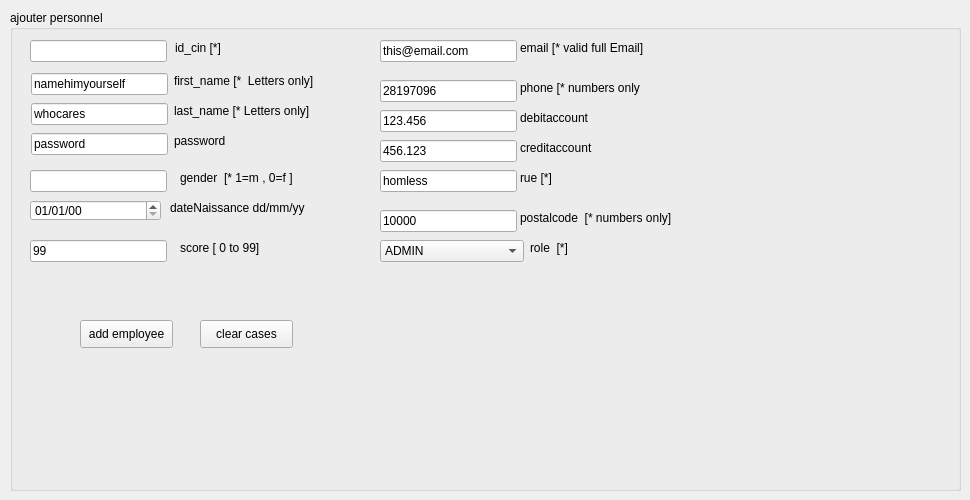
        <widget class="QWidget" name="tab_ajouter_personnel">
         <attribute name="title">
          <string>Ajouter personnel</string>
         </attribute>
         <widget class="QGroupBox" name="groupBox">
          <property name="enabled">
           <bool>true</bool>
          </property>
          <property name="geometry">
           <rect>
            <x>10</x>
            <y>10</y>
            <width>951</width>
            <height>481</height>
           </rect>
          </property>
          <property name="minimumSize">
           <size>
            <width>0</width>
            <height>0</height>
           </size>
          </property>
          <property name="sizeIncrement">
           <size>
            <width>0</width>
            <height>0</height>
           </size>
          </property>
          <property name="title">
           <string>ajouter personnel</string>
          </property>
          <property name="checkable">
           <bool>false</bool>
          </property>
          <widget class="QLabel" name="label_2">
           <property name="geometry">
            <rect>
             <x>164</x>
             <y>63</y>
             <width>158</width>
             <height>16</height>
            </rect>
           </property>
           <property name="text">
            <string>first_name [*  Letters only]</string>
           </property>
          </widget>
          <widget class="QLabel" name="label_3">
           <property name="geometry">
            <rect>
             <x>164</x>
             <y>93</y>
             <width>151</width>
             <height>16</height>
            </rect>
           </property>
           <property name="text">
            <string>last_name [* Letters only]</string>
           </property>
          </widget>
          <widget class="QLabel" name="label_5">
           <property name="geometry">
            <rect>
             <x>164</x>
             <y>123</y>
             <width>55</width>
             <height>16</height>
            </rect>
           </property>
           <property name="text">
            <string>password</string>
           </property>
          </widget>
          <widget class="QLabel" name="label_4">
           <property name="geometry">
            <rect>
             <x>170</x>
             <y>160</y>
             <width>134</width>
             <height>16</height>
            </rect>
           </property>
           <property name="text">
            <string>gender  [* 1=m , 0=f ]</string>
           </property>
          </widget>
          <widget class="QLineEdit" name="lineEdit_nom">
           <property name="geometry">
            <rect>
             <x>21</x>
             <y>63</y>
             <width>137</width>
             <height>22</height>
            </rect>
           </property>
           <property name="text">
            <string>namehimyourself</string>
           </property>
          </widget>
          <widget class="QLabel" name="label_6">
           <property name="geometry">
            <rect>
             <x>510</x>
             <y>30</y>
             <width>139</width>
             <height>16</height>
            </rect>
           </property>
           <property name="text">
            <string>email [* valid full Email]</string>
           </property>
          </widget>
          <widget class="QLineEdit" name="lineEdit_password">
           <property name="geometry">
            <rect>
             <x>21</x>
             <y>123</y>
             <width>137</width>
             <height>22</height>
            </rect>
           </property>
           <property name="text">
            <string>password</string>
           </property>
          </widget>
          <widget class="QLineEdit" name="lineEdit_gender">
           <property name="geometry">
            <rect>
             <x>20</x>
             <y>160</y>
             <width>137</width>
             <height>22</height>
            </rect>
           </property>
           <property name="text">
            <string/>
           </property>
           <property name="maxLength">
            <number>1</number>
           </property>
          </widget>
          <widget class="QLineEdit" name="lineEdit_prenom">
           <property name="geometry">
            <rect>
             <x>21</x>
             <y>93</y>
             <width>137</width>
             <height>22</height>
            </rect>
           </property>
           <property name="text">
            <string>whocares</string>
           </property>
          </widget>
          <widget class="QLineEdit" name="lineEdit_email">
           <property name="geometry">
            <rect>
             <x>370</x>
             <y>30</y>
             <width>137</width>
             <height>22</height>
            </rect>
           </property>
           <property name="text">
            <string>this@email.com</string>
           </property>
          </widget>
          <widget class="QPushButton" name="pushButton_add_employee">
           <property name="geometry">
            <rect>
             <x>70</x>
             <y>310</y>
             <width>93</width>
             <height>28</height>
            </rect>
           </property>
           <property name="text">
            <string>add employee</string>
           </property>
          </widget>
          <widget class="QLabel" name="label_9">
           <property name="geometry">
            <rect>
             <x>510</x>
             <y>160</y>
             <width>51</width>
             <height>16</height>
            </rect>
           </property>
           <property name="text">
            <string>rue [*]</string>
           </property>
          </widget>
          <widget class="QLabel" name="label_10">
           <property name="geometry">
            <rect>
             <x>510</x>
             <y>200</y>
             <width>169</width>
             <height>16</height>
            </rect>
           </property>
           <property name="text">
            <string>postalcode  [* numbers only]</string>
           </property>
          </widget>
          <widget class="QLineEdit" name="lineEdit_address">
           <property name="geometry">
            <rect>
             <x>370</x>
             <y>160</y>
             <width>137</width>
             <height>22</height>
            </rect>
           </property>
           <property name="text">
            <string>homless</string>
           </property>
          </widget>
          <widget class="QLineEdit" name="lineEdit_postalcode">
           <property name="geometry">
            <rect>
             <x>370</x>
             <y>200</y>
             <width>137</width>
             <height>22</height>
            </rect>
           </property>
           <property name="text">
            <string>10000</string>
           </property>
          </widget>
          <widget class="QLabel" name="label_26">
           <property name="geometry">
            <rect>
             <x>520</x>
             <y>230</y>
             <width>47</width>
             <height>16</height>
            </rect>
           </property>
           <property name="text">
            <string>role  [*]</string>
           </property>
          </widget>
          <widget class="QLineEdit" name="lineEdit_cin">
           <property name="geometry">
            <rect>
             <x>20</x>
             <y>30</y>
             <width>137</width>
             <height>22</height>
            </rect>
           </property>
           <property name="text">
            <string/>
           </property>
          </widget>
          <widget class="QLabel" name="label">
           <property name="geometry">
            <rect>
             <x>165</x>
             <y>30</y>
             <width>59</width>
             <height>16</height>
            </rect>
           </property>
           <property name="text">
            <string>id_cin [*] </string>
           </property>
          </widget>
          <widget class="QLineEdit" name="lineEdit_debitaccount">
           <property name="geometry">
            <rect>
             <x>370</x>
             <y>100</y>
             <width>137</width>
             <height>22</height>
            </rect>
           </property>
           <property name="text">
            <string>123.456</string>
           </property>
          </widget>
          <widget class="QLabel" name="label_25">
           <property name="geometry">
            <rect>
             <x>510</x>
             <y>100</y>
             <width>74</width>
             <height>16</height>
            </rect>
           </property>
           <property name="text">
            <string>debitaccount</string>
           </property>
          </widget>
          <widget class="QLabel" name="label_30">
           <property name="geometry">
            <rect>
             <x>510</x>
             <y>130</y>
             <width>77</width>
             <height>16</height>
            </rect>
           </property>
           <property name="text">
            <string>creditaccount</string>
           </property>
          </widget>
          <widget class="QLabel" name="label_31">
           <property name="geometry">
            <rect>
             <x>510</x>
             <y>70</y>
             <width>128</width>
             <height>16</height>
            </rect>
           </property>
           <property name="text">
            <string>phone [* numbers only</string>
           </property>
          </widget>
          <widget class="QLineEdit" name="lineEdit_creditaccount">
           <property name="geometry">
            <rect>
             <x>370</x>
             <y>130</y>
             <width>137</width>
             <height>22</height>
            </rect>
           </property>
           <property name="text">
            <string>456.123</string>
           </property>
          </widget>
          <widget class="QLabel" name="label_32">
           <property name="geometry">
            <rect>
             <x>170</x>
             <y>230</y>
             <width>90</width>
             <height>16</height>
            </rect>
           </property>
           <property name="text">
            <string>score [ 0 to 99]</string>
           </property>
          </widget>
          <widget class="QLineEdit" name="lineEdit_phone">
           <property name="geometry">
            <rect>
             <x>370</x>
             <y>70</y>
             <width>137</width>
             <height>22</height>
            </rect>
           </property>
           <property name="text">
            <string>28197096</string>
           </property>
          </widget>
          <widget class="QLabel" name="label_33">
           <property name="geometry">
            <rect>
             <x>160</x>
             <y>190</y>
             <width>146</width>
             <height>16</height>
            </rect>
           </property>
           <property name="text">
            <string>dateNaissance dd/mm/yy</string>
           </property>
          </widget>
          <widget class="QLineEdit" name="lineEdit_scor">
           <property name="geometry">
            <rect>
             <x>20</x>
             <y>230</y>
             <width>137</width>
             <height>22</height>
            </rect>
           </property>
           <property name="text">
            <string>99</string>
           </property>
           <property name="readOnly">
            <bool>true</bool>
           </property>
          </widget>
          <widget class="QDateEdit" name="dateEdit_datenaissance">
           <property name="geometry">
            <rect>
             <x>20</x>
             <y>190</y>
             <width>131</width>
             <height>21</height>
            </rect>
           </property>
           <property name="displayFormat">
            <string>dd/MM/yy</string>
           </property>
          </widget>
          <widget class="QPushButton" name="pushButton_clear_cases_ajouter">
           <property name="geometry">
            <rect>
             <x>190</x>
             <y>310</y>
             <width>93</width>
             <height>28</height>
            </rect>
           </property>
           <property name="text">
            <string>clear cases</string>
           </property>
          </widget>
          <widget class="QComboBox" name="comboBox_role_ajout">
           <property name="geometry">
            <rect>
             <x>370</x>
             <y>230</y>
             <width>144</width>
             <height>22</height>
            </rect>
           </property>
           <item>
            <property name="text">
             <string>ADMIN</string>
            </property>
           </item>
           <item>
            <property name="text">
             <string>BUS_AGENT</string>
            </property>
           </item>
           <item>
            <property name="text">
             <string>ABONN_AGENT</string>
            </property>
           </item>
           <item>
            <property name="text">
             <string>STATION_AGENT</string>
            </property>
           </item>
           <item>
            <property name="text">
             <string>RECLAM_AGENT</string>
            </property>
           </item>
           <item>
            <property name="text">
             <string>OTHER</string>
            </property>
           </item>
          </widget>
         </widget>
        </widget>
